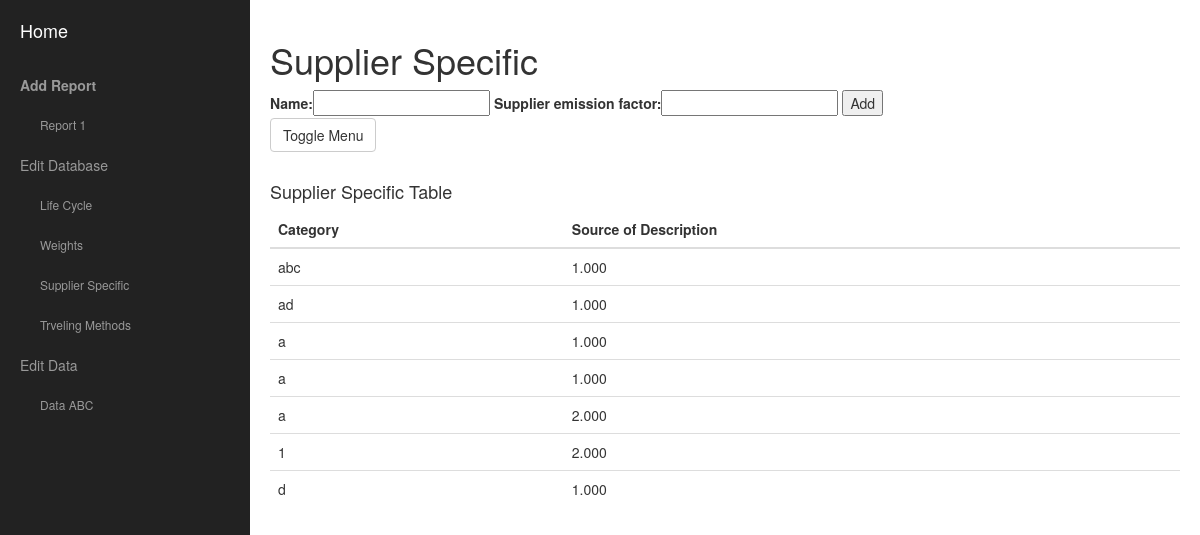
Screenshot of /projectcarbonapp/supplier_specific with the database file from the repository.
### ProjectCarbonApp/models.py (models this page shows)
class Supplier_specific(models.Model):
    name = models.CharField(max_length=430, null=True)
    supplier_emission_factor = models.DecimalField(max_digits=6, decimal_places=3)

### ProjectCarbonApp/views.py (the view)
def supplier_specific_view(request):
        context = {}
        context['test_msg'] = 'hi this is supplier specific'
        supplier_specific = Supplier_specific.objects.all()
        context['supplier_specific'] = supplier_specific
        if request.method == 'POST':
            form = supplierspecificForm(request.POST)
            context['form'] = form
            if form.is_valid():
                Supplier_specific.objects.create(name=request.POST['name'],supplier_emission_factor=request.POST['supplier_emission_factor'])
                return render(request, 'supplier_specific.html', context)
        else:
            form = supplierspecificForm()
            context['form'] = form
        return render(request, 'supplier_specific.html', context)

### ProjectCarbonApp/forms.py (shortened to what this page needs)
class supplierspecificForm(forms.Form):
    name = forms.CharField(max_length=20)
    supplier_emission_factor  = forms.DecimalField(max_digits=6, decimal_places=3)
    def __init__(self, *args, **kwargs):
        super(supplierspecificForm, self).__init__(*args, **kwargs)
        for field_name, field in self.fields.items():
            field.widget.attrs['class'] = 'supplierspecificForm'

### ProjectCarbonApp/templates/supplier_specific.html (shortened to what this page needs)
<!DOCTYPE html>
<html lang="en">
{% load staticfiles %}
<head>
    <link href="../static/css/bootstrap.min.css" rel="stylesheet">
    <link href="../static/css/simple-sidebar.css" rel="stylesheet">
</head>
<body>
    <div id="wrapper">
        <div id="sidebar-wrapper">
            <ul class="sidebar-nav">
                <li class="sidebar-brand">
                    <a href="{% url 'index' %}">
                        Home
                    </a>
                </li>
                <li>
                    <a href="{% url 'add_report_view' %}"><b>Add Report</b></a>
                </li>
                <li_s>
                    <a href="{% url 'report_one_view' %}">Report 1</a>
                 </li_s>
                 <li>
                    <a href="{% url 'editdatabase_view' %}">Edit Database</a>
                 </li>
                 <li_s>
                    <a href="{% url 'lifecycle_view' %}">Life Cycle </a>
                 </li_s>
                 <li_s>
                    <a href="{% url 'weights_view' %}">Weights</a>
                 </li_s>
                 <li_s>
                    <a href="{% url 'supplier_specific_view' %}">Supplier Specific</a>
                 </li_s>
                 <li_s>
                    <a href="{% url 'travelingmethods_view' %}">Trveling Methods</a>
                </li_s>
                 <li>
                    <a href="{% url 'editdata_view' %}">Edit Data</a>
                 </li>
                 <li_s>
                    <a href="{% url 'dataabc_view' %}">Data ABC</a>
                </li_s>
            </ul>
        </div>
        <div id="page-content-wrapper">
            <div class="container-fluid">
                <div class="row">
                    <div class="col-lg-12">
                        <h1>Supplier Specific </h1>
                        <form action="{% url 'supplier_specific_view' %}" method="post">
                             {{form}}
                            <button type="submit">Add</button>
                        </form>
                        <a href="#menu-toggle" class="btn btn-default" id="menu-toggle">Toggle Menu</a>
                    </div>
                </div>
            </div>
            <h4 style="margin-top:30px" >Supplier Specific Table</h4>
            <table class="table table-hover table">
            <thead>
                <tr>
                    <th>Category</th>
                    <th>Source of Description</th>
                </tr>
            </thead>
             {% for supplier_specific in supplier_specific %}
                <tr>
                    <td>{{supplier_specific.name}}</td>
                    <td>{{supplier_specific.supplier_emission_factor}}</td>
                </tr>
             {% endfor %}
            </table>
        </div>
    </div>
</body>
</html>

### ProjectCarbonApp/static/css/simple-sidebar.css (style rules this page uses)
body { overflow-x: hidden; }
.col-lg-12 { padding: 0px; }
#wrapper { padding-left: 0; -webkit-transition: all 0.5s ease; -moz-transition: all 0.5s ease; -o-transition: all 0.5s ease; transition: all 0.5s ease; }
#sidebar-wrapper { z-index: 1000; position: fixed; left: 225px; width: 225px; height: 100%; margin-left: -225px; overflow-y: auto; background: #222; -webkit-transition: all 0.5s ease; -moz-transition: all 0.5s ease; -o-transition: all 0.5s ease; transition: all 0.5s ease; }
#page-content-wrapper { width: 100%; position: absolute; padding: 15px; }
.sidebar-nav { position: absolute; top: 0; width: 250px; margin: 0; padding: 0; list-style: none; }
.sidebar-nav li { text-indent: 20px; line-height: 40px; }
.sidebar-nav li_s { text-indent: 40px; line-height: 40px; }
.sidebar-nav li a { display: block; text-decoration: none; color: #999999; }
.sidebar-nav li_s a { display: block; text-decoration: none; font-size: 12px; color: #999999; }
.sidebar-nav > .sidebar-brand { height: 65px; font-size: 18px; line-height: 60px; }
.sidebar-nav > .sidebar-brand a { color: #999999; }
@media (min-width:768px) { #wrapper { padding-left: 250px; } }
@media (min-width:768px) { #sidebar-wrapper { width: 250px; } }
@media (min-width:768px) { #page-content-wrapper { padding: 20px; position: relative; } }

### rows the page displays
Supplier_specific: name "abc", supplier_emission_factor "1.000"
Supplier_specific: name "ad", supplier_emission_factor "1.000"
Supplier_specific: name "a", supplier_emission_factor "1.000"
Supplier_specific: name "a", supplier_emission_factor "1.000"
Supplier_specific: name "a", supplier_emission_factor "2.000"
Supplier_specific: name "1", supplier_emission_factor "2.000"
Supplier_specific: name "d", supplier_emission_factor "1.000"
